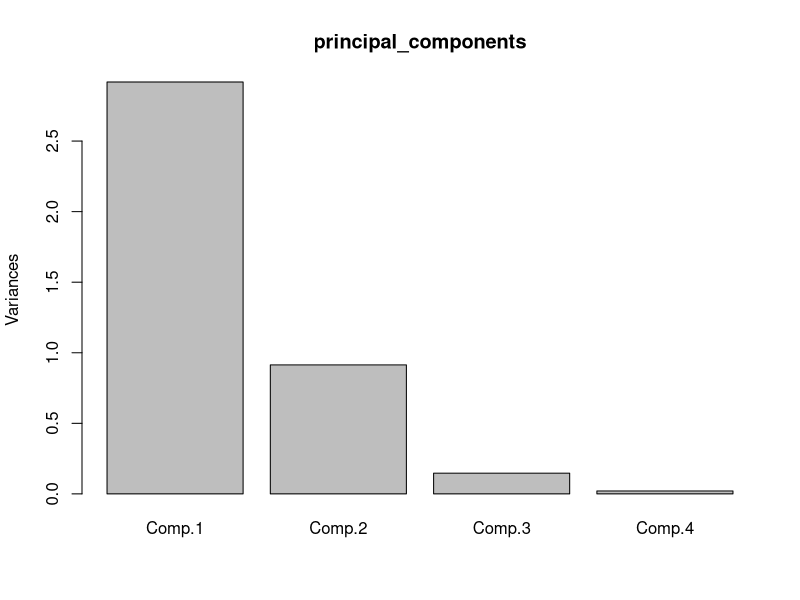
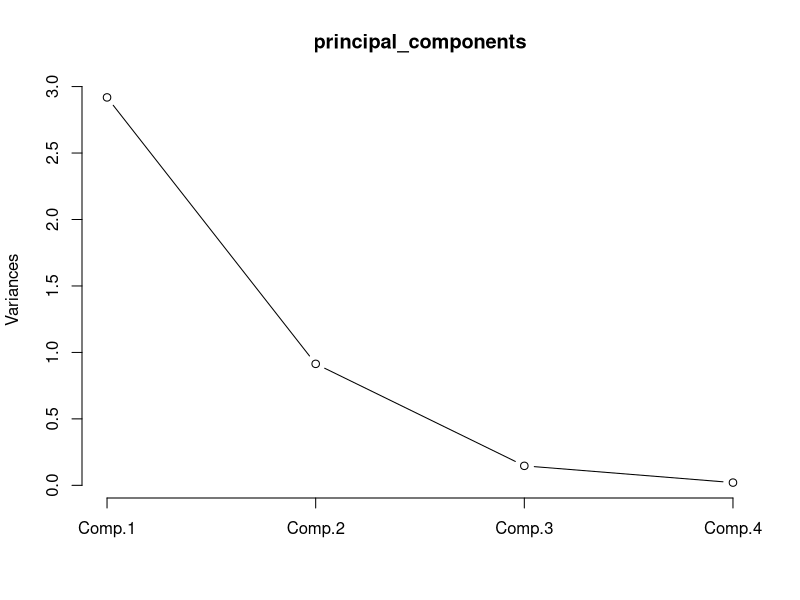
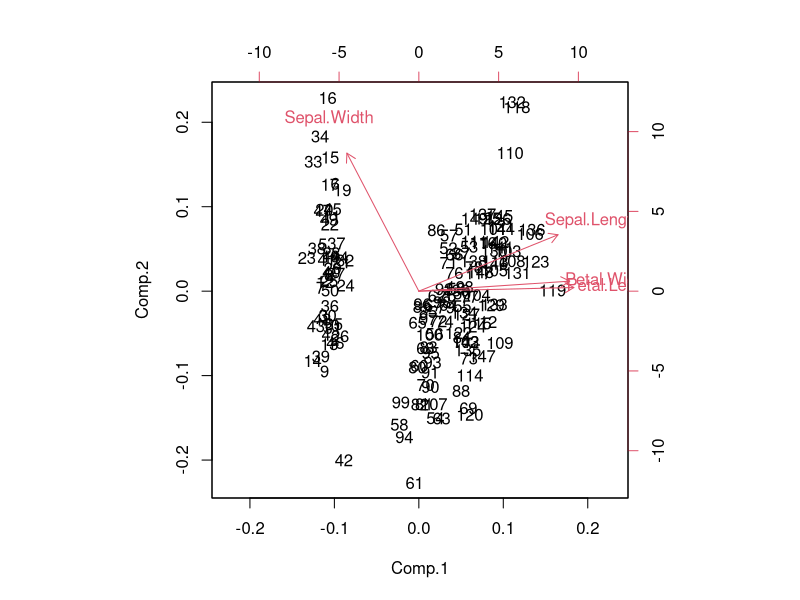

Here is the R script that generated these plots, in order:
# PCA with Iris Dataset

data("iris")
head(iris)
# creating another dataset from iris
irisdata1 = iris[,-5]

help("princomp")
principal_components = princomp(irisdata1, cor = TRUE, scores = TRUE)
# cor = a logical value indicating whether the calculation should 
#use the correlation matrix or the covariance matrix. 
# (The correlation matrix can only be used if there are no constant variables.) 
# score = a logical value indicating whether the score on  
# each principal component should be calculated.
summary(principal_components)
# in the summary you can see that it has four Principal Components it is because the input data has 
# four different features.
# using the plot() function, we can plot the principal components. 
plot(principal_components)
# plotting the principal_components using the a line in plot() functions 
plot(principal_components, type = "l")
# using the biplot() function we can plot the components 
# Read the documentation for the bilopt() function in the RStudio 
help("biplot") 
biplot(principal_components)
